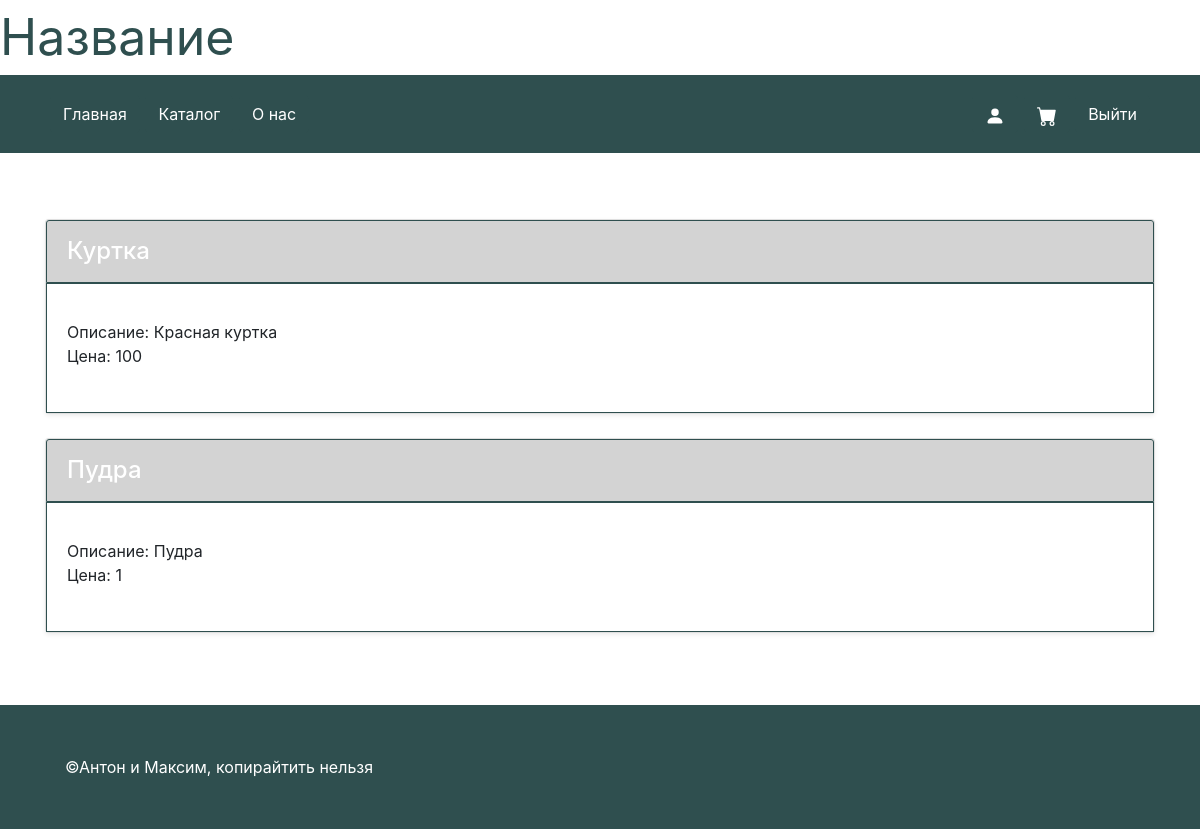
Page /cart (signed in) on the committed database.
### data/cart.py (models this page shows)
class Cart(SqlAlchemyBase):
    __tablename__ = 'cart'
    id = sql.Column(sql.Integer, primary_key=True, autoincrement=True)
    product_id = sql.Column(sql.Integer, sql.ForeignKey("catalog.id"))
    product = sql.orm.relation('Product')
    user_id = sql.Column(sql.Integer, sql.ForeignKey("users.id"))
    user = sql.orm.relation('User')
    created_date = sql.Column(sql.DateTime, default=datetime.datetime.now)

### data/catalog.py (models this page shows)
class Product(SqlAlchemyBase):
    __tablename__ = 'catalog'
    id = sql.Column(sql.Integer, primary_key=True, autoincrement=True)
    name = sql.Column(sql.String)
    about = sql.Column(sql.String, nullable=True)
    size = sql.Column(sql.String, nullable=True)
    price = sql.Column(sql.Integer)
    sex = sql.Column(sql.String, default='all')
    category = sql.Column(sql.String)
    user_id = sql.Column(sql.Integer, sql.ForeignKey("users.id"))
    user = sql.orm.relation('User')
    created_date = sql.Column(sql.DateTime, default=datetime.datetime.now)

### main.py (the view)
@app.route('/cart')
def cart():
    params = {}
    params['title'] = 'Корзина'
    db_sess = db_session.create_session()
    params['cart'] = db_sess.query(Cart).filter(Cart.user_id == current_user.id)
    return render_template('cart.html', **params)

### data/db_session.py (called while the page is built)
def create_session() -> Session:
    global __factory
    return __factory()

### main.py (called while the page is built)
@login_manager.user_loader
def load_user(user_id):
    db_sess = db_session.create_session()
    return db_sess.query(User).get(user_id)

### templates/cart.html
{% extends "base.html" %}
{% block content %}
	{% for item in cart %}
	    <div class="col">
        <div class="card mb-4 rounded-3 shadow-sm">
          <div class="card-header py-3">
            <h4 class="my-0 fw-normal">{{ item.product.name }}</h4>
          </div>
          <div class="card-body">
            <ul class="list-unstyled mt-3 mb-4">
              <li>Описание: {{ item.product.about }}</li>
              <li>Цена: {{ item.product.price }}</li>
            </ul>
          </div>
        </div>
      </div>
	{% endfor %}
{% endblock %}

### static/style.css (style rules this page uses)
:root { --color1: #2F4F4F; --color2: #D3D3D3; --bg-color: white; }
.card-header { color: var(--bg-color); border: 1px solid var(--color1); background-color: var(--color2); }
.card-body { border: 1px solid var(--color1); }

### rows in the picture
Cart: product.name "Куртка", product.about "Красная куртка", product.price "100"
Cart: product.name "Пудра", product.about "Пудра", product.price "1"
